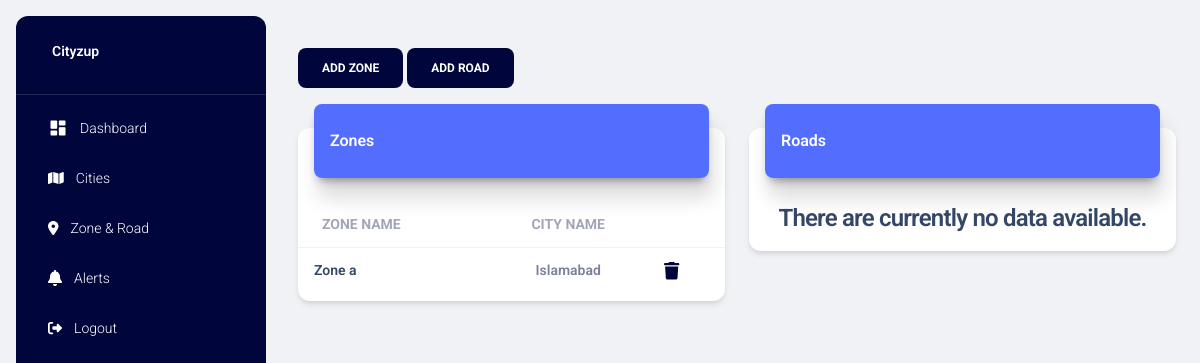
The app's page /zonesandroads/ (signed in), older data.
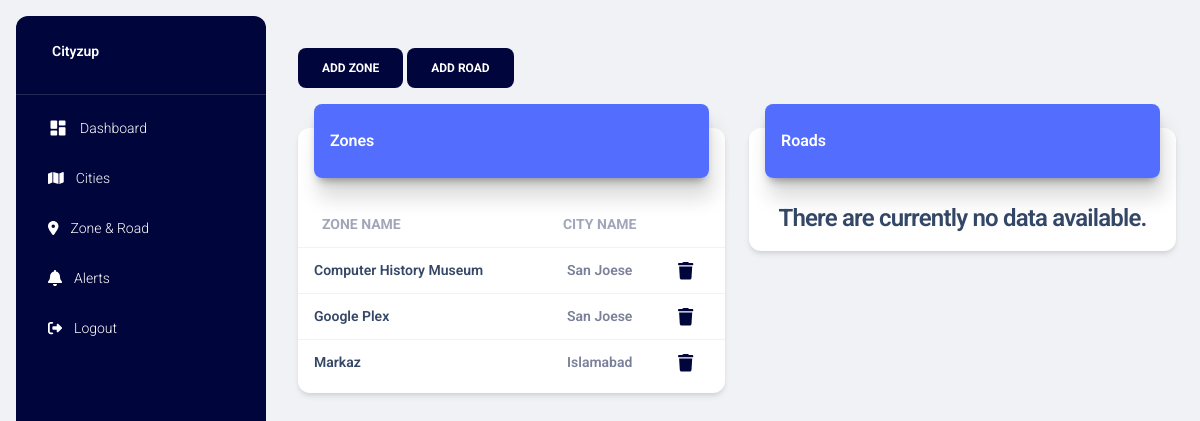
The same page, newer data.
### project/models.py (models this page shows)
class Zone(db.Model):
    z_id = db.Column(db.Integer, primary_key=True)
    z_name = db.Column(db.String(255), nullable=False)
    z_centroid_lat = db.Column(db.Float)
    z_centroid_lng = db.Column(db.Float)
    g_id = db.Column(db.Integer, db.ForeignKey('guide.g_id'), nullable=False)
    guide = db.relationship('Guide', backref=db.backref('zones', lazy=True))
    zone_points = db.relationship('ZonePoint', backref=db.backref('zones', lazy=True), cascade='all, delete-orphan')
    zone_alerts = db.relationship('Alert', backref='zones', lazy=True)

class Guide(db.Model):
    g_id = db.Column(db.Integer, primary_key=True)
    g_title = db.Column(db.String(255), nullable=False)
    g_coins_for_first_alert = db.Column(db.Integer, nullable=False)
    g_coins_for_confirm_alert = db.Column(db.Integer, nullable=False)
    g_coins_for_close_alert = db.Column(db.Integer, nullable=False)

### project/main.py (the view)
@main.route("/zonesandroads/")
@login_required
def zones_and_roads():
    zones = Zone.query.join(Guide).order_by(Guide.g_id.desc()).all()
    roads = Road.query.join(Guide).order_by(Guide.g_id.desc()).all()
    cities = Guide.query.all()
    title = 'Zones & Roads'
    page_title = 'Zones & Roads'
    return render_template('zones_and_roads.html', zones=zones, roads=roads, cities=cities, page_title=page_title, title=title)

### project/models.py (called while the page is built)
@login_manager.user_loader
def load_user(user_id):
    return User.query.get(int(user_id))

### project/templates/zones_and_roads.html (shortened to what this page needs)
{% extends "layout.html" %} {% block title %} {% endblock %} {% block content %}
<div class="container-fluid py-4">
    <div class="row">
        <div class="col-sm-12">
            <button class="btn btn-primary" data-bs-toggle="modal" data-bs-target="#modalAddZone">Add Zone</button>
            <button class="btn btn-primary" data-bs-toggle="modal" data-bs-target="#modalAddRoad">Add Road</button>
        </div>
    </div>
    <div class="row">
        <div class="col-6">
            <div class="card my-4">
                <div class="card-header p-0 position-relative mt-n4 mx-3 z-index-2">
                    <div class="bg-gradient-primary shadow-primary border-radius-lg pt-4 pb-3">
                        <h6 class="text-white text-capitalize ps-3">Zones</h6>
                    </div>
                </div>
                <div class="card-body px-0 pb-2">
                    <div class="table-responsive p-0">
                        {% if zones %}
                        <table class="table align-items-center mb-0">
                            <thead>
                                <tr>
                                    <th class="text-uppercase text-secondary text-sm font-weight-bolder opacity-7">Zone
                                        Name</th>
                                    <th
                                        class="text-center text-uppercase text-secondary text-sm font-weight-bolder opacity-7">
                                        City Name</th>
                                    <th class="text-secondary opacity-7"></th>
                                </tr>
                            </thead>
                            <tbody>
                                {% for zone in zones %}
                                <tr>
                                    <td>
                                        <div class="d-flex px-2 py-1">
                                            <div class="d-flex flex-column justify-content-center">
                                                <a href="#" data-zid="{{zone.z_id}}" data-zname="{{zone.z_name}}"
                                                    class="getZonePoints" data-bs-toggle="modal"
                                                    data-bs-target="#modalShowZonePoints">
                                                    <p class="text-sm font-weight-bold mb-0">{{ zone.z_name }}</p>
                                                </a>
                                            </div>
                                        </div>
                                    </td>
                                    <td class="align-middle text-center text-sm">
                                        <p class="text-sm font-weight-bold mb-0">{{ zone.guide.g_title }}</p>
                                    </td>
                                    <td class="align-middle">
                                        <a href="#" data-zid="{{ zone.z_id }}"
                                            class="text-secondary font-weight-bold text-sm deleteZoneBtn"
                                            data-toggle="tooltip" data-original-title="Delete">
                                            <i class="fa-solid fa-trash fa-lg icon-dark"></i>
                                        </a>
                                    </td>
                                </tr>
                                {% endfor %}
                            </tbody>
                        </table>
                        {% else %}
                        <h4 class="text-center">There are currently no data available.</h4>
                        {% endif %}
                    </div>
                </div>
            </div>
        </div>
        <div class="col-6">
            <div class="card my-4">
                <div class="card-header p-0 position-relative mt-n4 mx-3 z-index-2">
                    <div class="bg-gradient-primary shadow-primary border-radius-lg pt-4 pb-3">
                        <h6 class="text-white text-capitalize ps-3">Roads</h6>
                    </div>
                </div>
                <div class="card-body px-0 pb-2">
                    <div class="table-responsive p-0">
                        {% if roads %}
                        <table class="table align-items-center mb-0">
                            <thead>
                                <tr>
                                    <th class="text-uppercase text-secondary text-sm font-weight-bolder opacity-7">Road
                                        Name</th>
                                    <th
                                        class="text-center text-uppercase text-secondary text-sm font-weight-bolder opacity-7">
                                        City Name</th>
                                    <th class="text-secondary opacity-7"></th>
                                </tr>
                            </thead>
                            <tbody>
                                {% for road in roads %}
                                <tr>
                                    <td>
                                        <div class="d-flex px-2 py-1">
                                            <div class="d-flex flex-column justify-content-center">
                                                <a href="#" data-rid="{{road.r_id}}" data-rname="{{road.r_name}}"
                                                    class="getRoadPoints" data-bs-toggle="modal"
                                                    data-bs-target="#modalShowRoadPoints">
                                                    <p class="text-sm font-weight-bold mb-0">{{ road.r_name }}</p>
                                                </a>
                                            </div>
                                        </div>
                                    </td>
                                    <td class="align-middle text-center text-sm">
                                        <p class="text-sm font-weight-bold mb-0">{{ road.guide.g_title }}</p>
                                    </td>
                                    <td class="align-middle">
                                        <a href="#" data-rid="{{ road.r_id }}"
                                            class="text-secondary font-weight-bold text-sm deleteRoadBtn"
                                            data-toggle="tooltip" data-original-title="Delete">
                                            <i class="fa-solid fa-trash fa-lg icon-dark"></i>
                                        </a>
                                    </td>
                                </tr>
                                {% endfor %}
                            </tbody>
                        </table>
                        {% else %}
                        <h4 class="text-center">There are currently no data available.</h4>
                        {% endif %}
                    </div>
                </div>
            </div>
        </div>
    </div>
</div>
{% endblock %}

### project/templates/layout.html (shortened to what this page needs)
<!DOCTYPE html>
<html lang="en">
<head>
  <link href="{{url_for('static',filename='css/nucleo-icons.css')}}" rel="stylesheet" />
  <link href="{{url_for('static',filename='css/nucleo-svg.css')}}" rel="stylesheet" />
  <link rel="stylesheet" href="{{url_for('static',filename='fontawesome-free-6.3.0-web/css/all.min.css')}}">
  <link id="pagestyle" href="{{url_for('static',filename='css/material-dashboard.css')}}" rel="stylesheet" />
  <link rel="stylesheet" href="{{url_for('static',filename='css/styles.css')}}">
</head>
<body class="g-sidenav-show  bg-gray-200">
  <aside
    class="sidenav navbar navbar-vertical navbar-expand-xs border-0 border-radius-xl my-3 fixed-start ms-3   bg-gradient-dark"
    id="sidenav-main">
    <div class="sidenav-header">
      <a class="navbar-brand m-0" href="">
        <span class="ms-1 font-weight-bold text-white">Cityzup</span>
      </a>
    </div>
    <hr class="horizontal light mt-0 mb-2">
    <div class="collapse navbar-collapse  w-auto  max-height-vh-100" id="sidenav-collapse-main">
      <ul class="navbar-nav">
        <li class="nav-item">
          <a class="nav-link text-white" href="{{ url_for('main.home') }}">
            <div class="text-white text-center me-2 d-flex align-items-center justify-content-center">
              <i class="material-icons opacity-10">dashboard</i>
            </div>
            <span class="nav-link-text ms-1">Dashboard</span>
          </a>
        </li>
        <li class="nav-item">
          <a class="nav-link text-white " href="{{ url_for('main.cities') }}">
            <div class="text-white text-center me-2 d-flex align-items-center justify-content-center">
            </div>
            <span class="nav-link-text ms-1">Cities</span>
          </a>
        </li>
        <li class="nav-item">
          <a class="nav-link text-white" href="{{url_for('main.zones_and_roads')}}">
            <div class="text-white text-center me-2 d-flex align-items-center justify-content-center">
            </div>
            <span class="nav-link-text ms-1">Zone & Road</span>
          </a>
        </li>
        <li class="nav-item">
          <a class="nav-link text-white" href="{{url_for('main.get_alerts_with_user_info')}}">
            <div class="text-white text-center me-2 d-flex align-items-center justify-content-center">
            </div>
            <span class="nav-link-text ms-1">Alerts</span>
          </a>
        </li>
        <li class="nav-item">
          <a class="nav-link text-white " href="{{url_for('auth.logout')}}">
            <div class="text-white text-center me-2 d-flex align-items-center justify-content-center">
            </div>
            <span class="nav-link-text ms-1">Logout</span>
          </a>
        </li>
      </ul>
    </div>
  </aside>
  <main class="main-content position-relative max-height-vh-100 h-100 border-radius-lg ">
    <nav class="navbar navbar-main navbar-expand-lg px-0 mx-4 shadow-none border-radius-xl" id="navbarBlur"
      navbar-scroll="true">
      <div class="container-fluid py-1 px-3">
      </div>
    </nav>
    <div class="">
      {% block content %}{% endblock %}
    </div>
  </main>
</body>
</html>

### project/static/css/styles.css (style rules this page uses)
.bg-gradient-primary { background-image: linear-gradient(195deg, #536dfe 0%, #536dfe 100%); }
.bg-gradient-dark { background-image: linear-gradient(195deg, #00053c 0%, #00053c 100%); }
.btn-primary { background-color: #00053c !important; box-shadow: none; border: none; }
.shadow-primary { box-shadow: 4px 20px 20px rgba(0, 0, 0, 0.14), 0px 7px 10px -5px rgba(0, 0, 0, 0.4) !important }
.icon-dark { color: #00053c; }

### project/templates/layout.html (style rules this page uses)
svg { fill: #f9fafd }
svg { fill: #ffffff }

Row changes from the older to the newer data that the page shows:
added Zone: z_name "Computer History Museum", guide.g_title "San Joese"
added Zone: z_name "Google Plex", guide.g_title "San Joese"
changed Zone "Islamabad": z_name "Zone a" → "Markaz"
